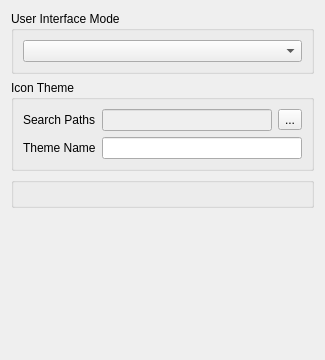
<?xml version="1.0" encoding="UTF-8"?>
<ui version="4.0">
 <class>AppearanceOptionsWidget</class>
 <widget class="QWidget" name="AppearanceOptionsWidget">
  <property name="geometry">
   <rect>
    <x>0</x>
    <y>0</y>
    <width>325</width>
    <height>360</height>
   </rect>
  </property>
  <property name="windowTitle">
   <string>Form</string>
  </property>
  <layout class="QVBoxLayout" name="verticalLayout">
   <item>
    <widget class="QGroupBox" name="m_uiModeGroupBox">
     <property name="title">
      <string>User Interface Mode</string>
     </property>
     <layout class="QVBoxLayout">
      <item>
       <widget class="QComboBox" name="m_uiModeCombo"/>
      </item>
     </layout>
    </widget>
   </item>
   <item>
    <widget class="QGroupBox" name="m_iconThemeGroupBox">
     <property name="title">
      <string>Icon Theme</string>
     </property>
     <layout class="QGridLayout" name="gridLayout">
      <item row="2" column="0">
       <widget class="QLabel" name="m_themeNameLabel">
        <property name="text">
         <string>Theme Name</string>
        </property>
       </widget>
      </item>
      <item row="0" column="0">
       <widget class="QLabel" name="m_themeSearchPathLabel">
        <property name="text">
         <string>Search Paths</string>
        </property>
       </widget>
      </item>
      <item row="0" column="1">
       <widget class="QLineEdit" name="m_themeSearchPathLineEdit">
        <property name="enabled">
         <bool>false</bool>
        </property>
        <property name="readOnly">
         <bool>true</bool>
        </property>
       </widget>
      </item>
      <item row="0" column="2">
       <widget class="QToolButton" name="m_themeSearchPathToolButton">
        <property name="text">
         <string>...</string>
        </property>
       </widget>
      </item>
      <item row="2" column="1" colspan="2">
       <widget class="QLineEdit" name="m_themeNameLineEdit"/>
      </item>
     </layout>
    </widget>
   </item>
   <item>
    <widget class="FontPanel" name="m_fontPanel"/>
   </item>
   <item>
    <spacer name="verticalSpacer">
     <property name="orientation">
      <enum>Qt::Vertical</enum>
     </property>
     <property name="sizeHint" stdset="0">
      <size>
       <width>0</width>
       <height>0</height>
      </size>
     </property>
    </spacer>
   </item>
  </layout>
 </widget>
 <customwidgets>
  <customwidget>
   <class>FontPanel</class>
   <extends>QGroupBox</extends>
   <header>fontpanel.h</header>
   <container>1</container>
  </customwidget>
 </customwidgets>
 <resources/>
 <connections/>
</ui>
